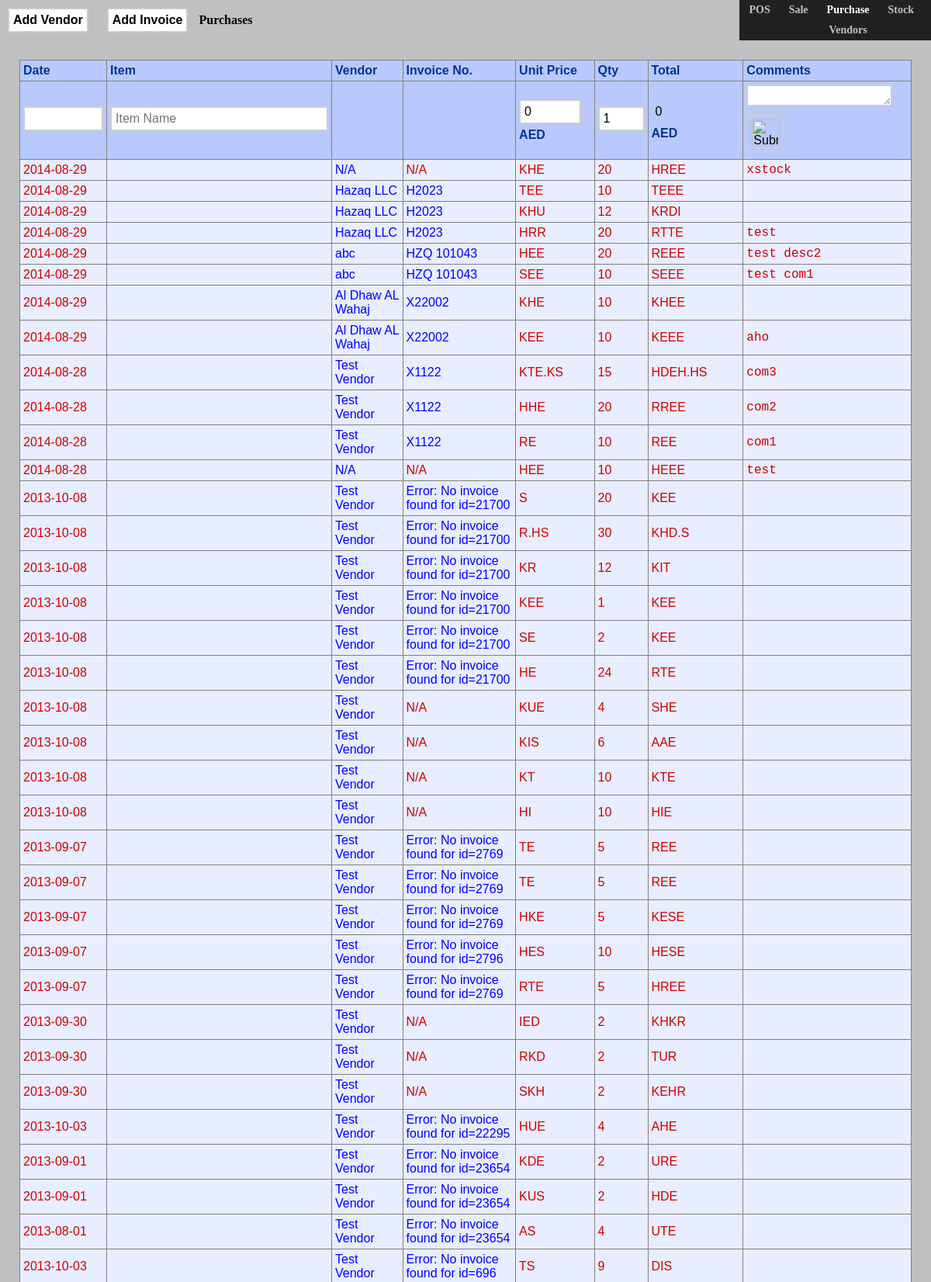
The page /purchase.php (upper part) on the database its author committed.
### tables this page shows
CREATE TABLE `purchase_transactions` (
  `p_trans_id` int(10) unsigned NOT NULL AUTO_INCREMENT,
  `date` date NOT NULL DEFAULT '1970-01-01',
  `payment_type` varchar(10) DEFAULT NULL,
  `item_id` int(10) unsigned NOT NULL,
  `vendor_id` int(10) unsigned DEFAULT NULL,
  `invoice_id` int(20) DEFAULT NULL,
  `uprice` decimal(10,3) unsigned DEFAULT NULL,
  `qty` decimal(10,3) unsigned DEFAULT NULL,
  `comments` varchar(50) DEFAULT NULL,
  `timestamp` int(8) DEFAULT NULL,
  PRIMARY KEY (`p_trans_id`)
);

CREATE TABLE `vendors` (
  `vendor_id` int(10) unsigned NOT NULL AUTO_INCREMENT,
  `vendor_name` varchar(50) NOT NULL,
  `vendor_phone` varchar(50) DEFAULT NULL,
  `vendor_fax` varchar(20) DEFAULT NULL,
  `vendor_email` varchar(30) DEFAULT NULL,
  `vendor_details` varchar(255) DEFAULT NULL,
  PRIMARY KEY (`vendor_id`)
);

CREATE TABLE `purchase_invoices` (
  `p_invoice_id` int(10) unsigned NOT NULL AUTO_INCREMENT,
  `date` date NOT NULL DEFAULT '1970-01-01',
  `vendor_id` int(10) NOT NULL,
  `vendor_invoice_no` varchar(20) NOT NULL,
  `invoice_total` decimal(10,3) unsigned NOT NULL,
  `invoice_note` varchar(255) DEFAULT NULL,
  `status` tinyint(4) DEFAULT '0',
  `payment_reference` varchar(20) DEFAULT NULL,
  `timestamp` int(8) DEFAULT '0',
  PRIMARY KEY (`p_invoice_id`)
);

### config.php (called while the page is built, shortened)
<?php
	$Currency = "AED";
	$Price_Code = "KHURSIDTAE";
	function clean_num( $num ){
		$pos = strpos($num, '.');
		if($pos === false) {
			return $num;
		}
		else {
			return rtrim(rtrim($num, '0'), '.');
		}
	}
	function price2code ( $price) {
		global $Price_Code;
		$code_arr = str_split($Price_Code);
		$nums_arr = array('1', '2', '3', '4', '5', '6', '7', '8', '9', '0' );
		return str_replace( $nums_arr, $code_arr, $price);
	}
	function get_item_info ( $itemid, $dbhi ) {
		$item_info=array();
		$mysql_q="SELECT item_name, item_detail, item_saleprice
					FROM items
					WHERE item_id='$itemid'";
		$query_res = $dbhi->query($mysql_q) or die($dbhi->error);
		$row = $query_res->fetch_assoc();
		$item_info['name'] = $row['item_name'];
		$item_info['detail'] = $row['item_detail'];
		$item_info['sale_price'] = $row['item_saleprice'];
		return $item_info;
	}
	function get_vendorname ( $vendorid, $dbhi ) {
		if ( !isset($vendorid) )
			return 'N/A';
		$mysql_q="SELECT vendor_name
					FROM vendors
					WHERE vendor_id='$vendorid'";
		$query_res = $dbhi->query($mysql_q) or die($dbhi->error);
		if ( $query_res->num_rows == 1 ) {
			$row = $query_res->fetch_assoc();
			return $row['vendor_name'];
		}
		elseif ( $query_res->num_rows == 0)
			return "N/A";
		else
			return "Error: Got Multiple Vendors against one vendor id=$vendorid";
	}
	function get_vendor_invoice ($inv_no, $dbhi) {
		$mysql_q="SELECT vendor_invoice_no
					FROM purchase_invoices
					WHERE p_invoice_id='$inv_no'";
		$query_res = $dbhi->query($mysql_q) or die($dbhi->error);
		if ( $query_res->num_rows == 1 ) {
			$row = $query_res->fetch_assoc();
			return $row['vendor_invoice_no'];
		}
		elseif ( $query_res->num_rows  > 1 )
			return "Error: Multiple invoices found for id=$inv_no";
		else
			return "Error: No invoice found for id=$inv_no";
	}
?>

### purchase.php (the view, shortened to what this page needs)
<?php
	include_once('config.php');
	$dbhi = new mysqli($mysql_host, $mysql_user, $mysql_pass, $mysql_database);
?>
<html>
<head>
	<link rel="stylesheet" href="css/jquery-ui.css" />
	<link href="css/table_box.css" rel="stylesheet" type="text/css">
<body bgcolor="silver">
<?php include_once('panel.php'); ?>
<?php include_once('include/add_vendor.php'); ?>
<?php include_once('include/add_purchase_invoice.php'); ?>
<b>Purchases</b>
<center>
	<table border="1" class="tclass_std">
		<thead>
			<tr>
				<th>Date</th>
				<th>Item</th>
				<th>Vendor</th>
				<th>Invoice No.</th>
				<th>Unit Price</th>
				<th>Qty</th>
				<th>Total</th>
				<th>Comments</th>
			</tr>
			<form id="addform_t" name="addform_t" method="post"  action="<?php echo $_SERVER['PHP_SELF']; ?>">
				<tr>
					<th>
						<input type="text" id="t_date_display" size=10 readonly required />
					</th>
					<th>
						<input  placeholder="Item Name" name="t_iname" type=text size=30 required/>
					</th>
					<th>
					</th>
					<th>
					</th>
					<th>
						<input name="tuprice" value="0" type="number" step="any" min="0.1" class="input-num-4" /><?php echo $Currency?>
					</th>
					<th>
						<input name="tqty" value="1" type="number" step="any" min="0.001" class="input-num-3" />
					</th>
					<th>
						<input name="ttotal" disabled="disabled" value="0" type="number" step="any" class="input-num-5" />
						<?php echo $Currency?>
					</th>
					<th>
						<textarea name="tcomments" rows=1 cols=20 ></textarea>
						<input type="image"  height=35 width=35 src="imgs/add.png" />
					</th>
				</tr>
			</form>
		</thead>
		<tbody>
				<?php
					$mysql_q = "
								SELECT p_trans_id, date, item_id, vendor_id, invoice_id, uprice, qty, comments, timestamp
								FROM purchase_transactions
								ORDER BY p_trans_id DESC
								";
					$query_res = $dbhi->query($mysql_q);
					while($row = $query_res->fetch_assoc() ) {
						$item_info = get_item_info($row['item_id'] ,$dbhi);
						$row_style='style="color:#d00000"';
						if ( !empty($row['invoice_id'])) {
							$inv_no=get_vendor_invoice($row['invoice_id'],$dbhi);
							$invoice_html="	<a name='a_invid[]' href='javascript:;'>
												$inv_no
												<input type='hidden' name='val_invid[]' value='".$row['invoice_id']."' />
											</a>";
						}
						else
							$invoice_html="N/A";
						echo
						"
							<tr>
								<td $row_style>".$row['date']."</td>
								<td $row_style>
									<a href='transactions.php?iid=".$row['item_id']."'>
										".$item_info['name']."
									</a>
								</td>
								<td $row_style>
									<a href='vendors.php?vendorid=".$row['vendor_id']."'>
										".get_vendorname($row['vendor_id'],$dbhi)."
									</a>
								</td>
								<td $row_style>$invoice_html</td>
								<td $row_style title='".clean_num($row['uprice'])."'>".price2code(clean_num($row['uprice']))."</td>
								<td $row_style>".clean_num($row['qty'])."</td>
								<td $row_style title='".clean_num($row['uprice'] * $row['qty'])."'>".price2code(clean_num($row['uprice'] * $row['qty']))."</td>
								<td $row_style>
									<pre style='display:inline;'>".$row['comments']."</pre>
								</td>
							</tr>
						";
					}
				?>
		</tbody>
	</table>
</center>
</body>

### css/table_box.css (style rules this page uses)
html,body { margin:0;padding:0; }
.tclass_std { font-size: 16px; font-family: Helvetica, sans-serif; margin: 25px; text-align: left; border-collapse: collapse; z-index: -1; }
.tclass_std th { font-weight: bold; padding: 4px; background: #b9c9fe; color: #039; }
.tclass_std td { padding: 4px; background: #e8edff; color: #000; }
.tclass_std a, .tclass_std a:link, .tclass_std a:visited, .tclass_std a:focus, .tclass_std a:hover { text-decoration: none; color: blue; }
input,button { padding: 5px; font-family: Helvetica, sans-serif; font-size: 1.0em; margin: 0px 0px 5px 0px; border: 2px solid #ccc; }
input:disabled { background-color: transparent; border: 0px; font-size: 1.0em font-family: Helvetica, sans-serif; color: black; }
textarea { padding: 4px; font-family: Helvetica, sans-serif; font-size: 0.9em; margin: 0px 0px 10px 0px; border: 2px solid #ccc; }
.input-num-3 { width:60px; }
.input-num-4 { width:80px; }
.input-num-5 { width:100px; }

### rows shown on the page
purchase_transactions: date "2014-08-29", vendor "N/A", invoice "N/A", uprice "KHE", qty "20", price2code(clean_num($row['uprice'] * $row['qty'])) "HREE", comments "xstock"
purchase_transactions: date "2014-08-29", vendor.vendor_name "Hazaq LLC", invoice.vendor_invoice_no "H2023", uprice "TEE", qty "10", price2code(clean_num($row['uprice'] * $row['qty'])) "TEEE"
purchase_transactions: date "2014-08-29", vendor.vendor_name "Hazaq LLC", invoice.vendor_invoice_no "H2023", uprice "KHU", qty "12", price2code(clean_num($row['uprice'] * $row['qty'])) "KRDI"
purchase_transactions: date "2014-08-29", vendor.vendor_name "Hazaq LLC", invoice.vendor_invoice_no "H2023", uprice "HRR", qty "20", price2code(clean_num($row['uprice'] * $row['qty'])) "RTTE", comments "test"
purchase_transactions: date "2014-08-29", vendor.vendor_name "abc", invoice.vendor_invoice_no "HZQ 101043", uprice "HEE", qty "20", price2code(clean_num($row['uprice'] * $row['qty'])) "REEE", comments "test desc2"
purchase_transactions: date "2014-08-29", vendor.vendor_name "abc", invoice.vendor_invoice_no "HZQ 101043", uprice "SEE", qty "10", price2code(clean_num($row['uprice'] * $row['qty'])) "SEEE", comments "test com1"
purchase_transactions: date "2014-08-29", vendor.vendor_name "Al Dhaw AL Wahaj", invoice.vendor_invoice_no "X22002", uprice "KHE", qty "10", price2code(clean_num($row['uprice'] * $row['qty'])) "KHEE"
purchase_transactions: date "2014-08-29", vendor.vendor_name "Al Dhaw AL Wahaj", invoice.vendor_invoice_no "X22002", uprice "KEE", qty "10", price2code(clean_num($row['uprice'] * $row['qty'])) "KEEE", comments "aho"
purchase_transactions: date "2014-08-28", vendor.vendor_name "Test Vendor", invoice.vendor_invoice_no "X1122", uprice "KTE.KS", qty "15", price2code(clean_num($row['uprice'] * $row['qty'])) "HDEH.HS", comments "com3"
purchase_transactions: date "2014-08-28", vendor.vendor_name "Test Vendor", invoice.vendor_invoice_no "X1122", uprice "HHE", qty "20", price2code(clean_num($row['uprice'] * $row['qty'])) "RREE", comments "com2"
purchase_transactions: date "2014-08-28", vendor.vendor_name "Test Vendor", invoice.vendor_invoice_no "X1122", uprice "RE", qty "10", price2code(clean_num($row['uprice'] * $row['qty'])) "REE", comments "com1"
purchase_transactions: date "2014-08-28", vendor "N/A", invoice "N/A", uprice "HEE", qty "10", price2code(clean_num($row['uprice'] * $row['qty'])) "HEEE", comments "test"
purchase_transactions: date "2013-10-08", vendor.vendor_name "Test Vendor", inv_no "Error: No invoice found for id=21700", uprice "S", qty "20", price2code(clean_num($row['uprice'] * $row['qty'])) "KEE"
purchase_transactions: date "2013-10-08", vendor.vendor_name "Test Vendor", inv_no "Error: No invoice found for id=21700", uprice "R.HS", qty "30", price2code(clean_num($row['uprice'] * $row['qty'])) "KHD.S"
purchase_transactions: date "2013-10-08", vendor.vendor_name "Test Vendor", inv_no "Error: No invoice found for id=21700", uprice "KR", qty "12", price2code(clean_num($row['uprice'] * $row['qty'])) "KIT"
purchase_transactions: date "2013-10-08", vendor.vendor_name "Test Vendor", inv_no "Error: No invoice found for id=21700", uprice "KEE", qty "1", price2code(clean_num($row['uprice'] * $row['qty'])) "KEE"
purchase_transactions: date "2013-10-08", vendor.vendor_name "Test Vendor", inv_no "Error: No invoice found for id=21700", uprice "SE", qty "2", price2code(clean_num($row['uprice'] * $row['qty'])) "KEE"
purchase_transactions: date "2013-10-08", vendor.vendor_name "Test Vendor", inv_no "Error: No invoice found for id=21700", uprice "HE", qty "24", price2code(clean_num($row['uprice'] * $row['qty'])) "RTE"
purchase_transactions: date "2013-10-08", vendor.vendor_name "Test Vendor", invoice "N/A", uprice "KUE", qty "4", price2code(clean_num($row['uprice'] * $row['qty'])) "SHE"
purchase_transactions: date "2013-10-08", vendor.vendor_name "Test Vendor", invoice "N/A", uprice "KIS", qty "6", price2code(clean_num($row['uprice'] * $row['qty'])) "AAE"
purchase_transactions: date "2013-10-08", vendor.vendor_name "Test Vendor", invoice "N/A", uprice "KT", qty "10", price2code(clean_num($row['uprice'] * $row['qty'])) "KTE"
purchase_transactions: date "2013-10-08", vendor.vendor_name "Test Vendor", invoice "N/A", uprice "HI", qty "10", price2code(clean_num($row['uprice'] * $row['qty'])) "HIE"
purchase_transactions: date "2013-09-07", vendor.vendor_name "Test Vendor", inv_no "Error: No invoice found for id=2769", uprice "TE", qty "5", price2code(clean_num($row['uprice'] * $row['qty'])) "REE"
purchase_transactions: date "2013-09-07", vendor.vendor_name "Test Vendor", inv_no "Error: No invoice found for id=2769", uprice "TE", qty "5", price2code(clean_num($row['uprice'] * $row['qty'])) "REE"
purchase_transactions: date "2013-09-07", vendor.vendor_name "Test Vendor", inv_no "Error: No invoice found for id=2769", uprice "HKE", qty "5", price2code(clean_num($row['uprice'] * $row['qty'])) "KESE"
purchase_transactions: date "2013-09-07", vendor.vendor_name "Test Vendor", inv_no "Error: No invoice found for id=2796", uprice "HES", qty "10", price2code(clean_num($row['uprice'] * $row['qty'])) "HESE"
purchase_transactions: date "2013-09-07", vendor.vendor_name "Test Vendor", inv_no "Error: No invoice found for id=2769", uprice "RTE", qty "5", price2code(clean_num($row['uprice'] * $row['qty'])) "HREE"
purchase_transactions: date "2013-09-30", vendor.vendor_name "Test Vendor", invoice "N/A", uprice "IED", qty "2", price2code(clean_num($row['uprice'] * $row['qty'])) "KHKR"
purchase_transactions: date "2013-09-30", vendor.vendor_name "Test Vendor", invoice "N/A", uprice "RKD", qty "2", price2code(clean_num($row['uprice'] * $row['qty'])) "TUR"
purchase_transactions: date "2013-09-30", vendor.vendor_name "Test Vendor", invoice "N/A", uprice "SKH", qty "2", price2code(clean_num($row['uprice'] * $row['qty'])) "KEHR"
purchase_transactions: date "2013-10-03", vendor.vendor_name "Test Vendor", inv_no "Error: No invoice found for id=22295", uprice "HUE", qty "4", price2code(clean_num($row['uprice'] * $row['qty'])) "AHE"
purchase_transactions: date "2013-09-01", vendor.vendor_name "Test Vendor", inv_no "Error: No invoice found for id=23654", uprice "KDE", qty "2", price2code(clean_num($row['uprice'] * $row['qty'])) "URE"
purchase_transactions: date "2013-09-01", vendor.vendor_name "Test Vendor", inv_no "Error: No invoice found for id=23654", uprice "KUS", qty "2", price2code(clean_num($row['uprice'] * $row['qty'])) "HDE"
purchase_transactions: date "2013-08-01", vendor.vendor_name "Test Vendor", inv_no "Error: No invoice found for id=23654", uprice "AS", qty "4", price2code(clean_num($row['uprice'] * $row['qty'])) "UTE"
purchase_transactions: date "2013-10-03", vendor.vendor_name "Test Vendor", inv_no "Error: No invoice found for id=696", uprice "TS", qty "9", price2code(clean_num($row['uprice'] * $row['qty'])) "DIS"

### other values the page prints
$Currency "AED"
